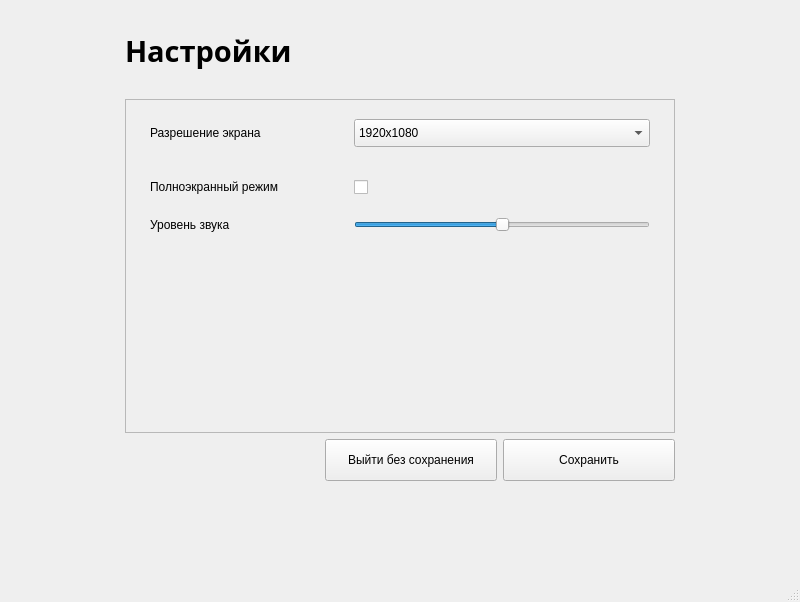
<?xml version="1.0" encoding="UTF-8"?>
<ui version="4.0">
 <class>MainWindow</class>
 <widget class="QMainWindow" name="MainWindow">
  <property name="geometry">
   <rect>
    <x>0</x>
    <y>0</y>
    <width>800</width>
    <height>602</height>
   </rect>
  </property>
  <property name="windowTitle">
   <string>MainWindow</string>
  </property>
  <widget class="QWidget" name="centralwidget">
   <layout class="QGridLayout" name="gridLayout_2">
    <item row="0" column="0">
     <layout class="QGridLayout" name="gridLayout" rowstretch="2,8,1,2" columnstretch="1,5,1">
      <item row="0" column="2">
       <widget class="QLabel" name="label_5">
        <property name="text">
         <string/>
        </property>
       </widget>
      </item>
      <item row="1" column="0">
       <widget class="QLabel" name="label_3">
        <property name="text">
         <string/>
        </property>
       </widget>
      </item>
      <item row="0" column="1">
       <widget class="QLabel" name="label">
        <property name="font">
         <font>
          <family>Century Gothic</family>
          <pointsize>22</pointsize>
          <weight>75</weight>
          <bold>true</bold>
         </font>
        </property>
        <property name="text">
         <string>Настройки</string>
        </property>
       </widget>
      </item>
      <item row="0" column="0">
       <widget class="QLabel" name="label_2">
        <property name="text">
         <string/>
        </property>
       </widget>
      </item>
      <item row="2" column="0">
       <widget class="QLabel" name="label_4">
        <property name="text">
         <string/>
        </property>
       </widget>
      </item>
      <item row="1" column="1">
       <widget class="QScrollArea" name="scrollArea">
        <property name="widgetResizable">
         <bool>true</bool>
        </property>
        <widget class="QWidget" name="scrollAreaWidgetContents">
         <property name="geometry">
          <rect>
           <x>0</x>
           <y>0</y>
           <width>546</width>
           <height>320</height>
          </rect>
         </property>
         <layout class="QVBoxLayout" name="verticalLayout_2">
          <item>
           <layout class="QVBoxLayout" name="verticalLayout" stretch="1,1,1,4">
            <property name="sizeConstraint">
             <enum>QLayout::SetMinAndMaxSize</enum>
            </property>
            <item>
             <layout class="QHBoxLayout" name="horizontalLayout" stretch="2,3">
              <property name="leftMargin">
               <number>15</number>
              </property>
              <property name="topMargin">
               <number>10</number>
              </property>
              <property name="rightMargin">
               <number>15</number>
              </property>
              <property name="bottomMargin">
               <number>10</number>
              </property>
              <item>
               <widget class="QLabel" name="label_7">
                <property name="sizePolicy">
                 <sizepolicy hsizetype="Preferred" vsizetype="Ignored">
                  <horstretch>0</horstretch>
                  <verstretch>2</verstretch>
                 </sizepolicy>
                </property>
                <property name="text">
                 <string>Разрешение экрана</string>
                </property>
               </widget>
              </item>
              <item>
               <widget class="QComboBox" name="comboBox">
                <property name="sizePolicy">
                 <sizepolicy hsizetype="Preferred" vsizetype="Ignored">
                  <horstretch>0</horstretch>
                  <verstretch>1</verstretch>
                 </sizepolicy>
                </property>
                <item>
                 <property name="text">
                  <string>1920x1080</string>
                 </property>
                </item>
               </widget>
              </item>
             </layout>
            </item>
            <item>
             <layout class="QHBoxLayout" name="horizontalLayout_2" stretch="2,3">
              <property name="leftMargin">
               <number>15</number>
              </property>
              <property name="topMargin">
               <number>10</number>
              </property>
              <property name="rightMargin">
               <number>15</number>
              </property>
              <property name="bottomMargin">
               <number>10</number>
              </property>
              <item>
               <widget class="QLabel" name="label_8">
                <property name="sizePolicy">
                 <sizepolicy hsizetype="Preferred" vsizetype="Ignored">
                  <horstretch>0</horstretch>
                  <verstretch>0</verstretch>
                 </sizepolicy>
                </property>
                <property name="text">
                 <string>Полноэкранный режим</string>
                </property>
               </widget>
              </item>
              <item>
               <widget class="QCheckBox" name="checkBox">
                <property name="sizePolicy">
                 <sizepolicy hsizetype="Minimum" vsizetype="Ignored">
                  <horstretch>0</horstretch>
                  <verstretch>0</verstretch>
                 </sizepolicy>
                </property>
                <property name="text">
                 <string/>
                </property>
               </widget>
              </item>
             </layout>
            </item>
            <item>
             <layout class="QHBoxLayout" name="horizontalLayout_3" stretch="2,3">
              <property name="leftMargin">
               <number>15</number>
              </property>
              <property name="rightMargin">
               <number>15</number>
              </property>
              <item>
               <widget class="QLabel" name="label_9">
                <property name="text">
                 <string>Уровень звука</string>
                </property>
               </widget>
              </item>
              <item>
               <widget class="QSlider" name="horizontalSlider">
                <property name="maximum">
                 <number>100</number>
                </property>
                <property name="value">
                 <number>50</number>
                </property>
                <property name="orientation">
                 <enum>Qt::Horizontal</enum>
                </property>
               </widget>
              </item>
             </layout>
            </item>
            <item>
             <layout class="QHBoxLayout" name="horizontalLayout_5"/>
            </item>
           </layout>
          </item>
         </layout>
        </widget>
       </widget>
      </item>
      <item row="3" column="0">
       <widget class="QLabel" name="label_6">
        <property name="text">
         <string/>
        </property>
       </widget>
      </item>
      <item row="2" column="1">
       <layout class="QHBoxLayout" name="horizontalLayout_4">
        <property name="leftMargin">
         <number>200</number>
        </property>
        <item>
         <widget class="QPushButton" name="pushButton_2">
          <property name="sizePolicy">
           <sizepolicy hsizetype="Ignored" vsizetype="Ignored">
            <horstretch>0</horstretch>
            <verstretch>0</verstretch>
           </sizepolicy>
          </property>
          <property name="text">
           <string>Выйти без сохранения</string>
          </property>
         </widget>
        </item>
        <item>
         <widget class="QPushButton" name="pushButton">
          <property name="sizePolicy">
           <sizepolicy hsizetype="Ignored" vsizetype="Ignored">
            <horstretch>0</horstretch>
            <verstretch>0</verstretch>
           </sizepolicy>
          </property>
          <property name="text">
           <string>Сохранить</string>
          </property>
         </widget>
        </item>
       </layout>
      </item>
     </layout>
    </item>
   </layout>
  </widget>
  <widget class="QMenuBar" name="menubar">
   <property name="geometry">
    <rect>
     <x>0</x>
     <y>0</y>
     <width>800</width>
     <height>21</height>
    </rect>
   </property>
  </widget>
  <widget class="QStatusBar" name="statusbar"/>
 </widget>
 <resources/>
 <connections/>
</ui>
